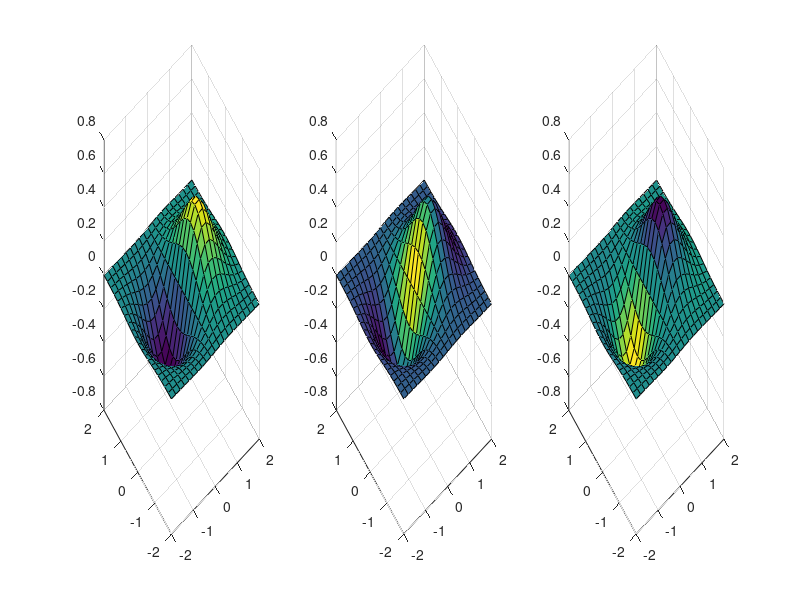

The MATLAB script that drew this image:
x = linspace(-2, 2, 21);		% 在 x 軸 [-2,2] 之間取 21 點  
y = linspace(-2, 2, 21);		% 在 y 軸 [-1,1] 之間取 21 點  
[xx, yy] = meshgrid(x, y);		% xx 和 yy 都是 21&#215;21 的矩陣  
zz = xx.*exp(-xx.^2-yy.^2);		% 計算函數值，zz 也是 21&#215;21 的矩陣
subplot(1,3,1)
surf(xx, yy, zz); % axis tight  預設的顏色對應表（Colormap）來畫出此曲面
subplot(1,3,2)
surf(xx, yy, zz, gradient(zz)); % axis tight 以曲面的斜率來設定曲面的顏色
subplot(1,3,3)
surf(xx, yy, zz, del2(zz)); % axis tight 以曲面的曲率來設定曲面的顏色